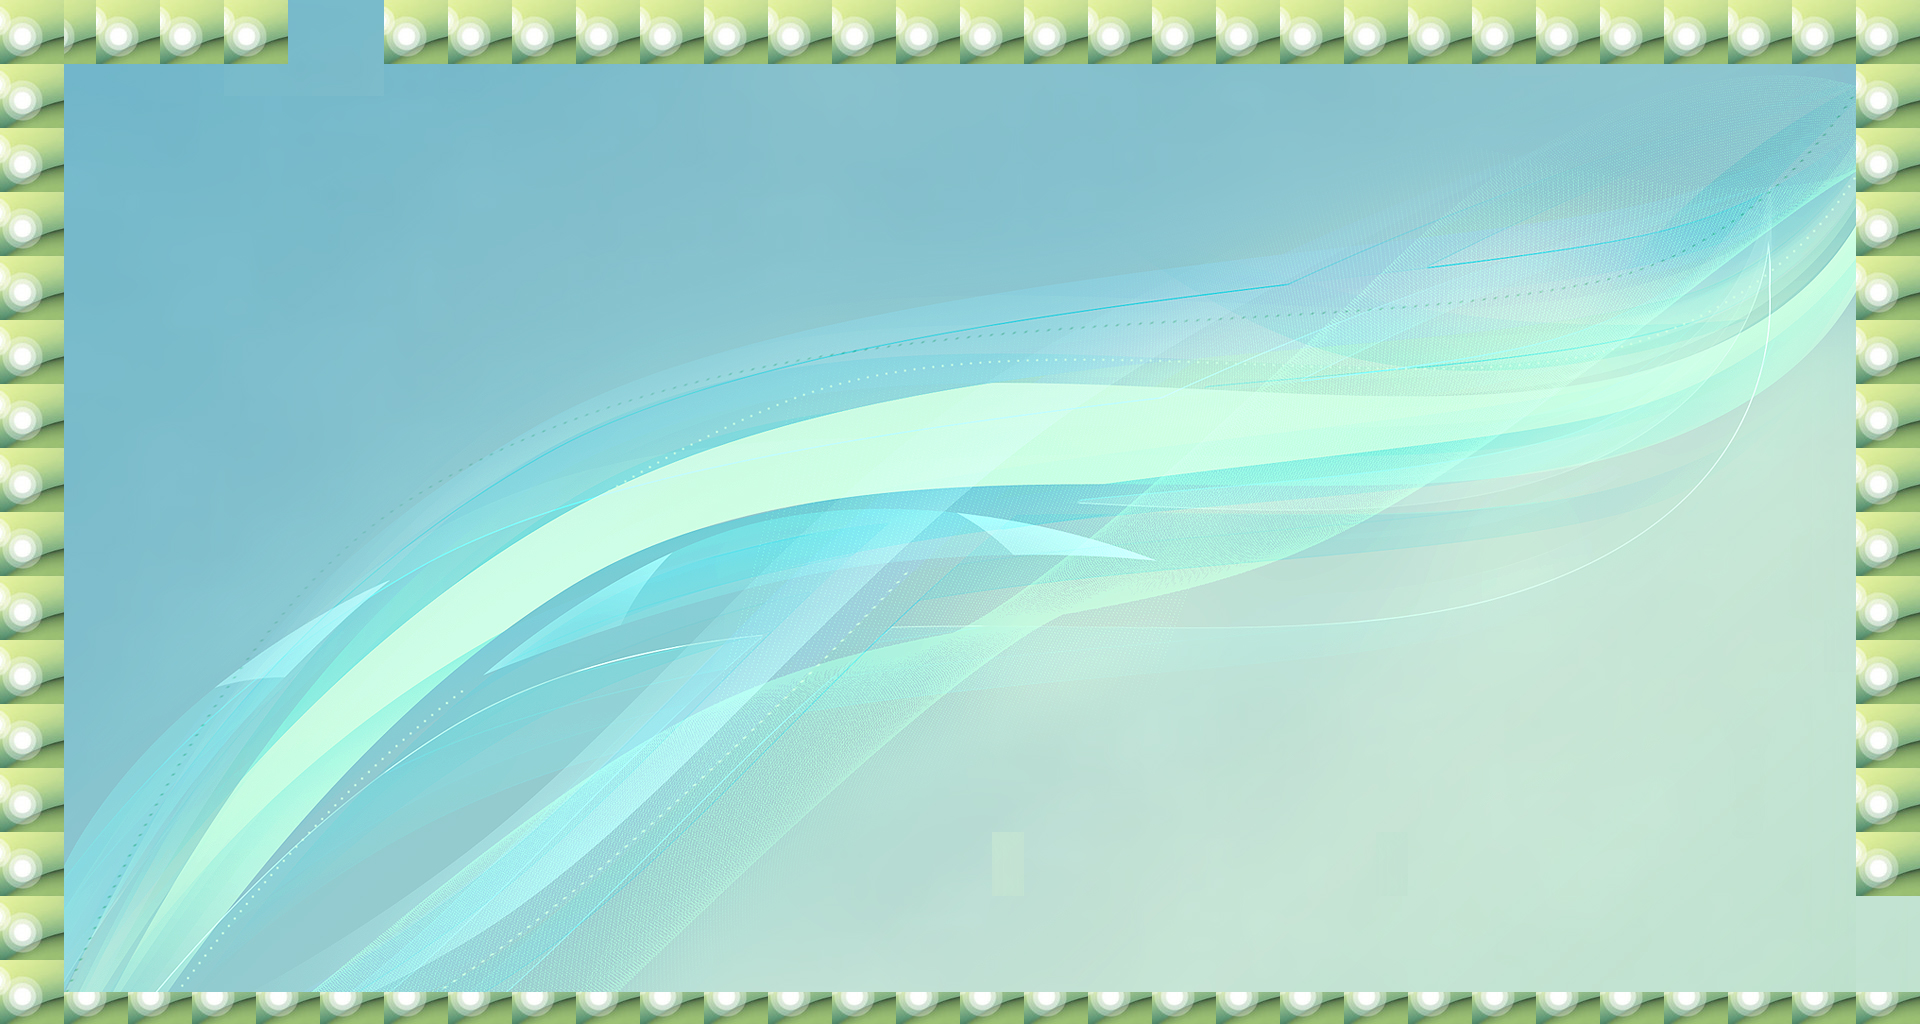

The image is a tile-based game level rendered from a .tmx file. Its description and source (layers, tilesets, objects; grid data summarised) follow:
An orthogonal 60x32 tile map with 32x32 px tiles, 1 tile layer (Tile Layer 1).

<map version="1.0" orientation="orthogonal" width="60" height="32" tilewidth="32" tileheight="32">
 <tileset firstgid="1" name="SecondBoss" tilewidth="32" tileheight="32">
  <image source="SecondBoss.png" width="1920" height="1024" />
  <tile id="0">
   <properties>
    <property name="blocked" value="" />
   </properties>
  </tile>
  <tile id="1">
   <properties>
    <property name="blocked" value="" />
   </properties>
  </tile>
  <tile id="60">
   <properties>
    <property name="blocked" value="" />
   </properties>
  </tile>
  <tile id="61">
   <properties>
    <property name="blocked" value="" />
   </properties>
  </tile>
 </tileset>
 <layer name="Tile Layer 1" width="60" height="32">
  <data>[1920 cells, 1920 non-empty, 1640 distinct tile ids]</data>
 </layer>
</map>
